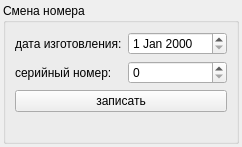
<?xml version="1.0" encoding="UTF-8"?>
<ui version="4.0">
 <class>SetIDWidget</class>
 <widget class="QWidget" name="SetIDWidget">
  <property name="geometry">
   <rect>
    <x>0</x>
    <y>0</y>
    <width>242</width>
    <height>147</height>
   </rect>
  </property>
  <property name="windowTitle">
   <string>Form</string>
  </property>
  <layout class="QVBoxLayout" name="verticalLayout">
   <property name="spacing">
    <number>3</number>
   </property>
   <property name="leftMargin">
    <number>3</number>
   </property>
   <property name="topMargin">
    <number>3</number>
   </property>
   <property name="rightMargin">
    <number>3</number>
   </property>
   <property name="bottomMargin">
    <number>3</number>
   </property>
   <item>
    <widget class="QGroupBox" name="groupBoxBlock">
     <property name="title">
      <string>Смена номера</string>
     </property>
     <layout class="QVBoxLayout" name="verticalLayout_2">
      <item>
       <layout class="QGridLayout" name="gridLayout">
        <item row="0" column="2">
         <widget class="QDateEdit" name="dateEdit">
          <property name="minimumSize">
           <size>
            <width>90</width>
            <height>0</height>
           </size>
          </property>
         </widget>
        </item>
        <item row="0" column="0">
         <widget class="QLabel" name="label">
          <property name="text">
           <string>дата изготовления:</string>
          </property>
         </widget>
        </item>
        <item row="1" column="0">
         <widget class="QLabel" name="label_2">
          <property name="text">
           <string>серийный номер:</string>
          </property>
         </widget>
        </item>
        <item row="1" column="2">
         <widget class="QSpinBox" name="spinBoxRelease">
          <property name="maximum">
           <number>65535</number>
          </property>
         </widget>
        </item>
       </layout>
      </item>
      <item>
       <widget class="QPushButton" name="pushButtonSend">
        <property name="text">
         <string>записать</string>
        </property>
       </widget>
      </item>
      <item>
       <spacer name="verticalSpacer">
        <property name="orientation">
         <enum>Qt::Vertical</enum>
        </property>
        <property name="sizeHint" stdset="0">
         <size>
          <width>20</width>
          <height>40</height>
         </size>
        </property>
       </spacer>
      </item>
     </layout>
    </widget>
   </item>
  </layout>
 </widget>
 <resources/>
 <connections/>
</ui>
